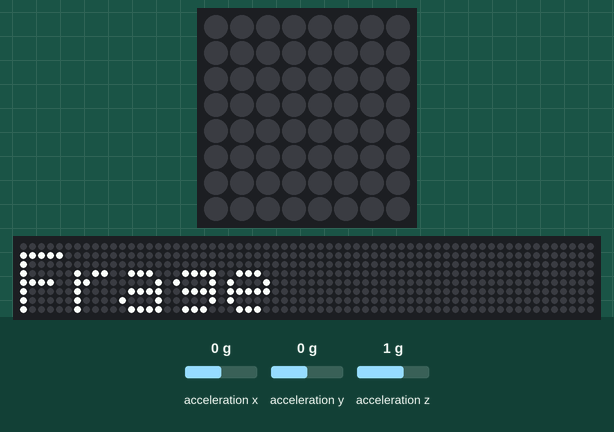
A program run on a simulated Raspberry Pi (BCM pin numbers) with a Sense HAT. Shown: the Sense HAT's 8×8 RGB LED matrix, a strip that is not on the board, showing the scrolling text unrolled. Inputs (shaded band) come from the test bench; at power-on: acceleration x 0 g, acceleration y 0 g, acceleration z 1 g. Random numbers come from a fixed seed; the 64×8 strip is a reading aid, not a part: it shows the text the matrix is scrolling, unrolled, one strip-width of it at a time.

Above: at 5.79 s.
10.1 s: acceleration x set to -3.4 g
At 10.17 s:
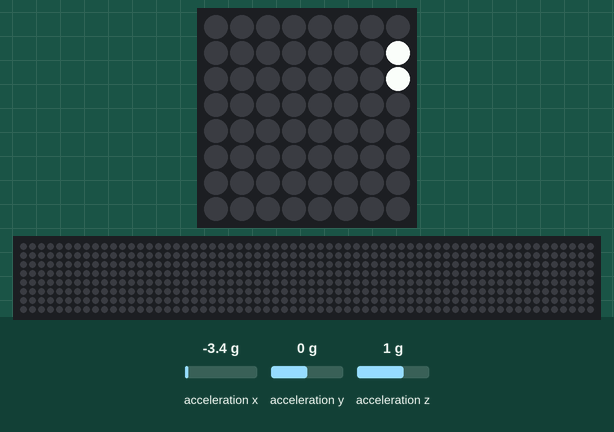
At 10.53 s:
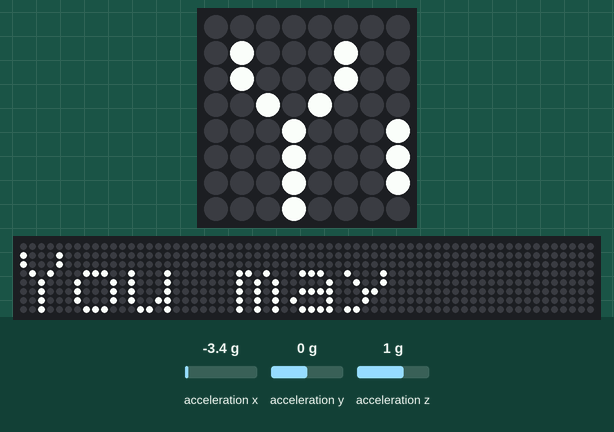

The program:

magic_ball.py
```python
#!/usr/bin/python

import random
import time
from sense_hat import SenseHat

sense = SenseHat()

sense.set_rotation(270)

sense.show_message("Stell eine Frage", scroll_speed=(0.06))
time.sleep(3)

replies = ['Signs point to yes',
           'Without a doubt',
           'You may rely on it',
           'Do not count on it',
           'Looking good',
           'Cannot predict now',
           'It is decidedly so',
           'Outlook not so good'
           ]

while True:
    x, y, z = sense.get_accelerometer_raw().values()

    x = abs(x)
    y = abs(y)
    z = abs(z)

    if x > 2 or y > 2 or z > 2 :
        sense.show_message(random.choice(replies), scroll_speed=(0.06))
    else:
        sense.clear()
```

Measured:
- after the input at 10.1 s, the LEDs: change after 0.06 s (image 1)
